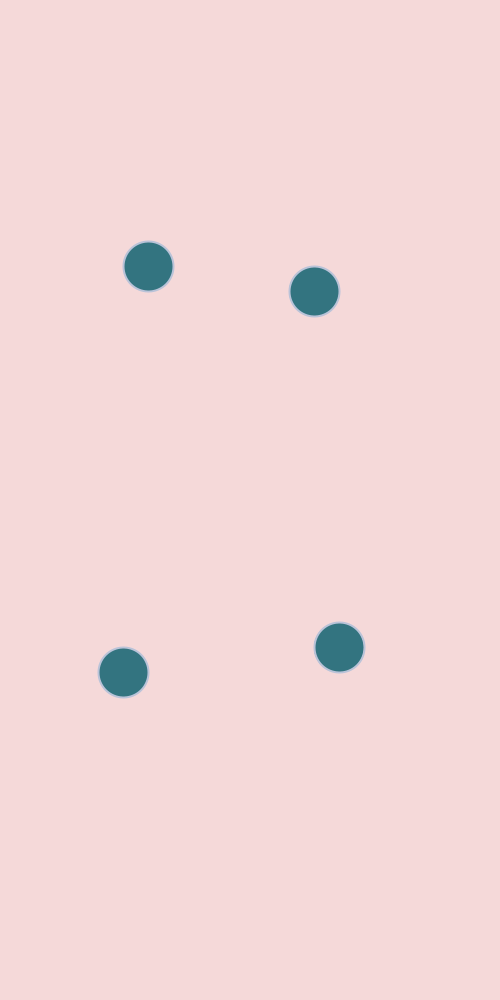
Frame 1 (no input)
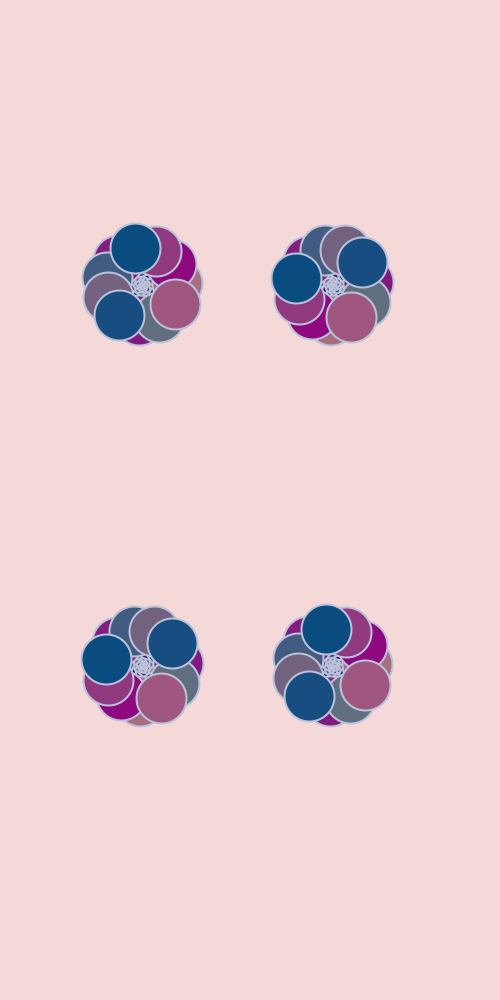
Frame 60 (the mouse pressed at the canvas centre just before this capture)
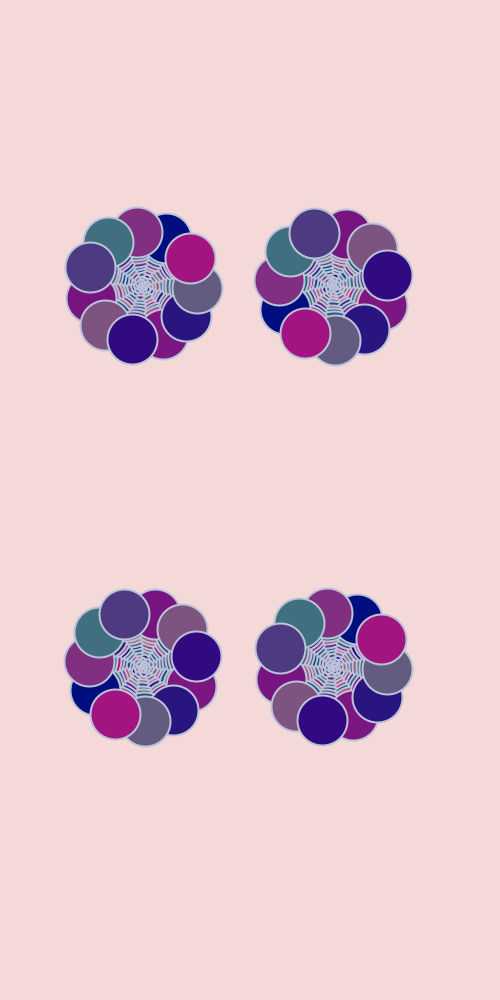
Frame 120 (the mouse held since frame 60 and released just before this capture)

The Processing sketch that drew these frames (run headless with seeded random() and noise(); from frame 60 on, the mouse is pressed at the canvas centre):

// Processing sketch: processing_32169
// ── processing_32169.pde

float r= 20;
float a =5;
 void setup(){
   size (500,1000);
   background (245,217,217);
   smooth ();
   stroke (186,195,216);
   strokeWeight (2);
  
 }
 
 void draw (){
   float x = r * cos (a);
   float y = r * sin (a);
   float vuw = random (50);
   fill(random(200),random(122),128);
    
  
     ellipse (width/3.5 + y , height/1.5 + x ,50,50);
       ellipse (width/1.5 + y , height/3.5 + x ,50,50);
         ellipse (width/1.5 + x , height/1.5 + y ,50,50);
          ellipse (width/3.5 + x , height/3.5 + y ,50,50);

   a += 4;
   r +=0.3;
   if (x>500);
   x = 0;
   if (y>500);
   y = 0;
   
 }
